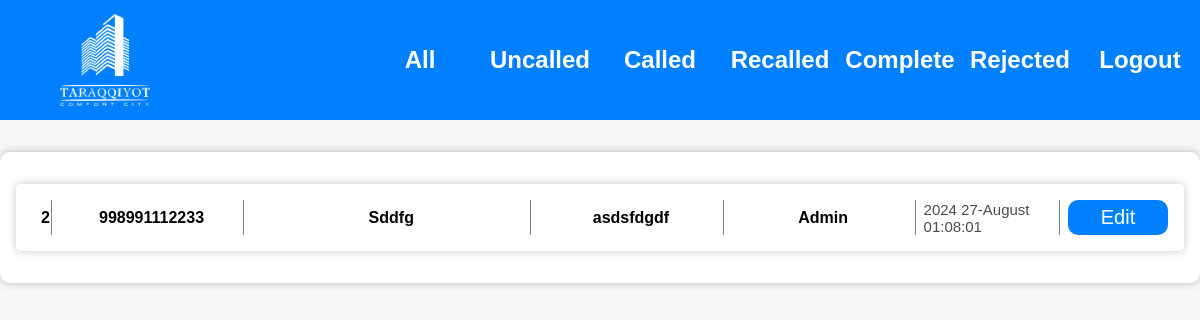
The app's page /recalled/ (signed in), older data.
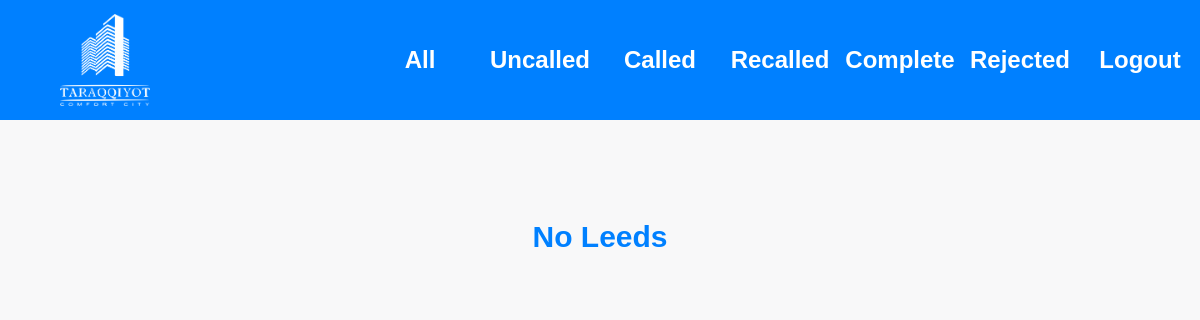
The same page, newer data.
### models/models.py (models this page shows, shortened)
class Leeds(models.Model):
    name = models.CharField(max_length=255)
    phonenumber = models.IntegerField()
    comment = models.TextField(null=True, blank=True)
    objects = models.Manager()
    status = models.CharField(max_length=50, choices=Status, default=Status.uncalled)
    author = models.ForeignKey(User, on_delete=models.CASCADE, null=True, blank=True)
    create_time = models.DateTimeField(auto_now_add=True)
    update_time = models.DateTimeField(auto_now=True)

### models/views.py (the view)
# urls.py: path('recalled/', recalled_page, name='recalled'),
@login_required
def recalled_page(request):
    leeds = Leeds.objects.filter(status='recalled').order_by('-create_time')
    page = request.GET.get('page', 1)
    paginator = Paginator(leeds, 20)
    try:
        pages = paginator.page(page)
    except PageNotAnInteger:
        pages = paginator.page(1)
    except EmptyPage:
        pages = paginator.page(paginator.num_pages)
    context = {
        "pages": pages,
    }
    return render(request, 'recalled.html', context)

### templates/recalled.html (shortened to what this page needs)
{% extends 'base.html' %}
{% load static %}
{% block content %}
{% if pages %}
<div class="hero">
  <div class="users">
    <div class="users__content">
      {% for post in pages %}
      <div class="users__list">
        <div class="users__item">
          <h3>{{ post.id }}</h3>
        </div>
        <div class="users__item">
          <h3 class="phone">{{post.phonenumber}}</h3>
        </div>
               <div class="users__item">
          <h3 class="name">{{ post.name.title }}</h3>
        </div>
        <div class="users__item">
             <h3 class="comments">
                {% if post.comment %}
                {{ post.comment | truncatewords:3 }}
                {% else %}
                No Comment
                {% endif %}
            </h3>
        </div>
        <div class="users__item">
          <h3 class="name">
            {% if post.author %}
                {{ post.author.username.title | truncatewords:3 }}
                {% else %}
                Non User
                {% endif %}
            </h3>
        </div>
        <div class="users__item">
          <p class="date">{{ post.update_time | date:"Y   d-F  h:m:s" }}</p>
        </div>
        <div class="users__item">
          <a href="{% url 'single' post.id %}">Edit</a>
        </div>
      </div>
    {% endfor %}
    </div>
  </div>
</div>
{% else %}
<h2 style="font-size:30px; text-align: center; color: #0080ff; margin-top:100px;">No Leeds</h2>
{% endif %}
{% endblock content %}

Row changes from the older to the newer data that the page shows:
no longer on this page (row edited): Leeds: id "2", phonenumber "998991112233", name "Sddfg", comment "asdsfdgdf", author.username "Admin", update_time "2024 27-August 01:08:01"
Text that changed along with them:
text now shown: "No Leeds"
